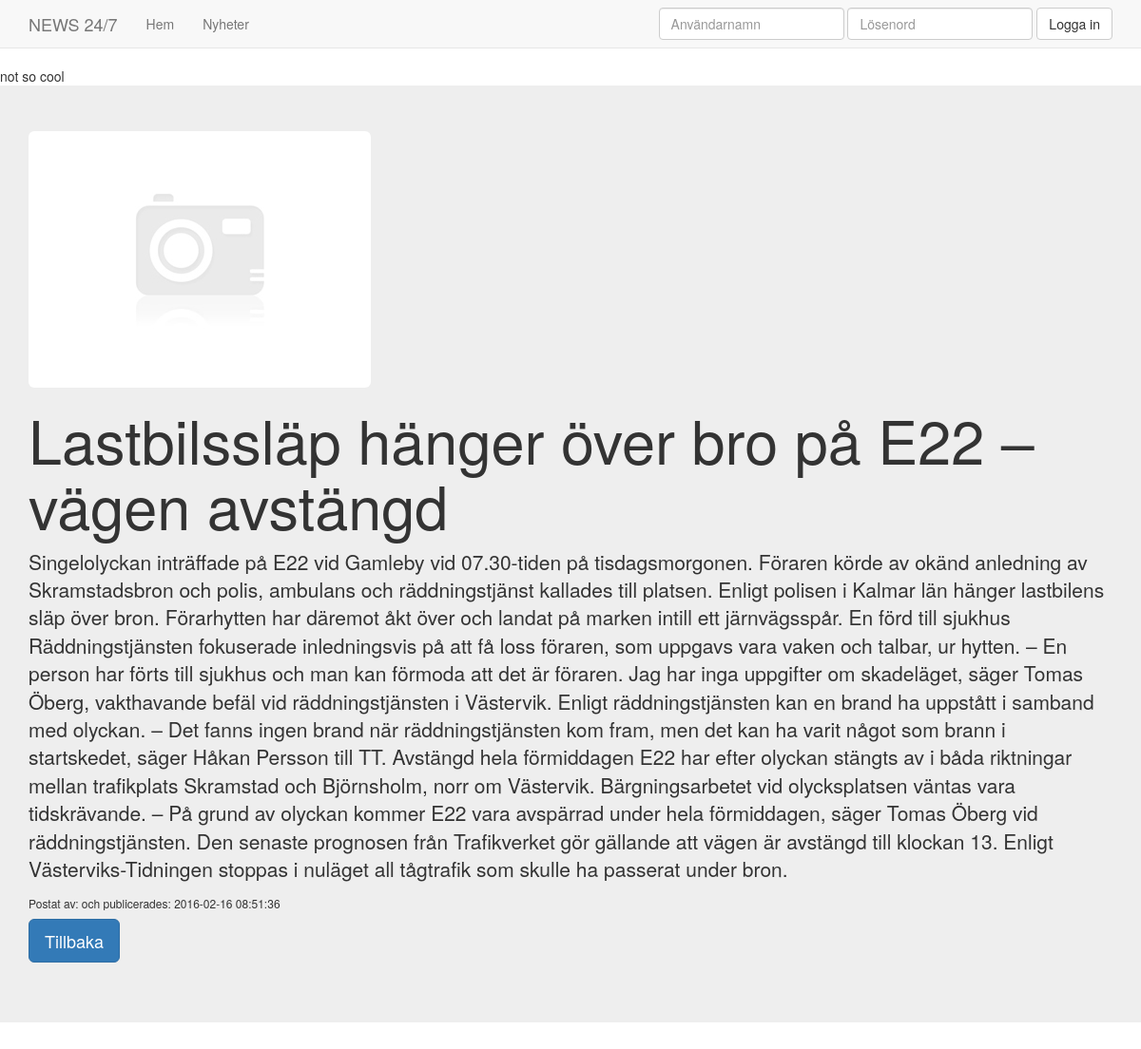
/news/post/2, run on the app's committed database.
### tables this page shows
CREATE TABLE `articles` (
  `aID` int(11) NOT NULL AUTO_INCREMENT,
  `title` varchar(100) NOT NULL,
  `text` mediumtext NOT NULL,
  `img` varchar(40) NOT NULL DEFAULT 'default.jpg',
  `userID` int(11) NOT NULL,
  `date` datetime NOT NULL,
  PRIMARY KEY (`aID`),
  KEY `userID` (`userID`)
);

### index.php (called while the page is built, shortened)
<?php
require "lib/db.php";
$app = new Rout($db);
$posts = new Posts($db);
$posts->setDb($db);
$app->get("/", function() use($app)
{
	$app->render("home.php");
});
$app->get("/news", function() use($app, $posts)
{
    $post = [];
    foreach($posts->getPosts() as $row) {
        $post[] = $row;
    }
  	$app->render("news.php", $post);
});
$app->get("/post/:id", function($id) use($app, $posts)
{
    $r = $posts->getPost($id);
    $app->render("article.php", $r);
});

### lib/controller.class.php (called while the page is built, shortened)
<?php
class Rout
{
	public $baseurl = "/news";
	public function setDb($db)
	{
		$this->db = $db;
	}
	public function render($file)
	{
		$n = func_num_args();
		$args = func_get_args();
		for ($i = $n; $i > 1; $i--) {
			$v = $args[$i-1];
		}
		$base = $this->baseurl;
		include __DIR__."/../views/".$file;
	}
	public function get($req, $f)
	{
		if($_SERVER["REQUEST_METHOD"] === "GET") {
			global $pReq;
			$params = $req;
			$aReq = $_SERVER["REQUEST_URI"];
			if (strpos($params, ':') !== false) {
				$params = substr($aReq, (strpos($aReq, "/", strlen($this->baseurl)+1) + 1));
				$pReq = explode(":", $req);
			} else {
				$params = '';
			}
			$curl = $this->baseurl.$req;
			if($aReq === $curl) {
				return $f();
			} else if ($aReq === $this->baseurl.$pReq[0].$params) {
				return $f($params);
			} else {
			}
		} else {
		}
	}
}

### lib/posts.class.php (called while the page is built, shortened)
<?php
class Posts extends Login
{
	public function getPost($id)
	{
		$sql = "SELECT articles.*, users.username FROM articles LEFT JOIN users ON users.uID = articles.userID WHERE articles.aID = ? LIMIT 1;";
		$sth = $this->db->prepare($sql);
		$sth->execute(array($id));
		$result = $sth->fetchAll(PDO::FETCH_ASSOC);
		return $result;
	}
}

### views/article.php (the view)
<?php
include "head.php";
?>
<div class="jumbotron">
	<div class="container">
		<img src="../img/<?php echo $v[0]['img']; ?>" class="img-responsive img-rounded" alt="Image">
		<h1><?php echo $v[0]['title']; ?></h1>
		<p class="lead"><?php echo $v[0]['text']; ?></p>
		<h6>Postat av: <?php echo $v[0]['username']." och publicerades: ".$v[0]['date'] ?><h6>
		<p><a class='btn btn-primary btn-lg' href='<?php echo $base ?>/news' role='button'>Tillbaka</a></p>
	</div>
</div>

### css/style.css (style rules this page uses)
body { padding-top: 70px; }

### data on the page
articles: img (placeholder picture), title "Lastbilssläp hänger över bro på E22 – vägen avstängd", text "Singelolyckan inträffade på E22 vid Gamleby vid 07.30-tiden på tisdagsmorgonen. Föraren körde av okänd anledning av Skramstadsbron och polis, ambulans och räddningstjänst kallades till platsen. Enligt polisen i Kalmar län hänger lastbilens släp över bron. Förarhytten har däremot åkt över och landat på marken intill ett järnvägsspår. En förd till sjukhus Räddningstjänsten fokuserade inledningsvis på att få loss föraren, som uppgavs vara vaken och talbar, ur hytten. – En person har förts till sjukhus och man kan förmoda att det är föraren. Jag har inga uppgifter om skadeläget, säger Tomas Öberg, vakthavande befäl vid räddningstjänsten i Västervik. Enligt räddningstjänsten kan en brand ha…", date "2016-02-16 08:51:36"
